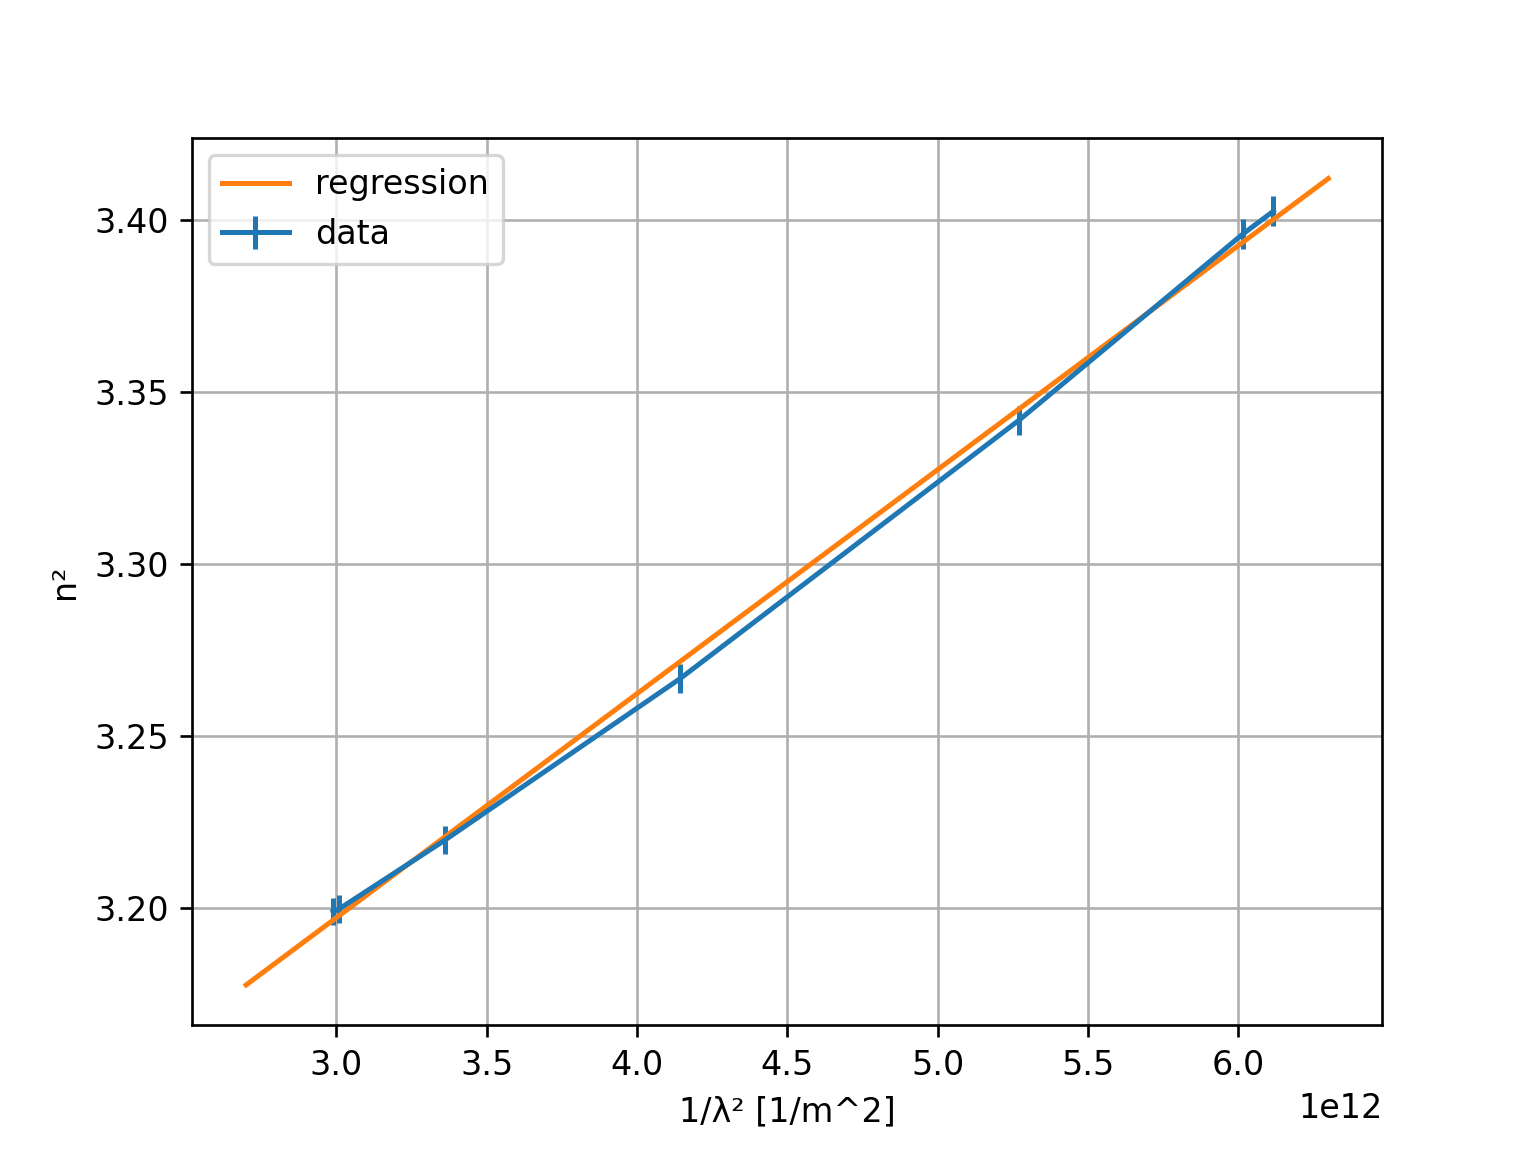

The Python source for this figure:
import numpy as np
import matplotlib.pyplot as plt

x_r = [6.11716e+12, 6.01615e+12, 5.27089e+12, 4.14444e+12, 3.36129e+12, 3.00927e+12, 2.98902e+12]
y_r = [3.40249, 3.39589, 3.34170, 3.26662, 3.21960, 3.19958, 3.19888]
y_err_r = [0.00437, 0.00435, 0.00424, 0.00410, 0.00401, 0.00397, 0.00397]

def y(x):
    return 3.00161 + 6.514e-14 * x
x = np.linspace(2.7e12, 6.3e12, 100000)

plt.errorbar(x_r, y_r, y_err_r, label="data")
plt.plot(x, y(x), label="regression")
plt.grid(True)
plt.legend()
plt.xlabel("1/λ² [1/m^2]")
plt.ylabel("n²")
plt.savefig("graph.png", dpi=240)
